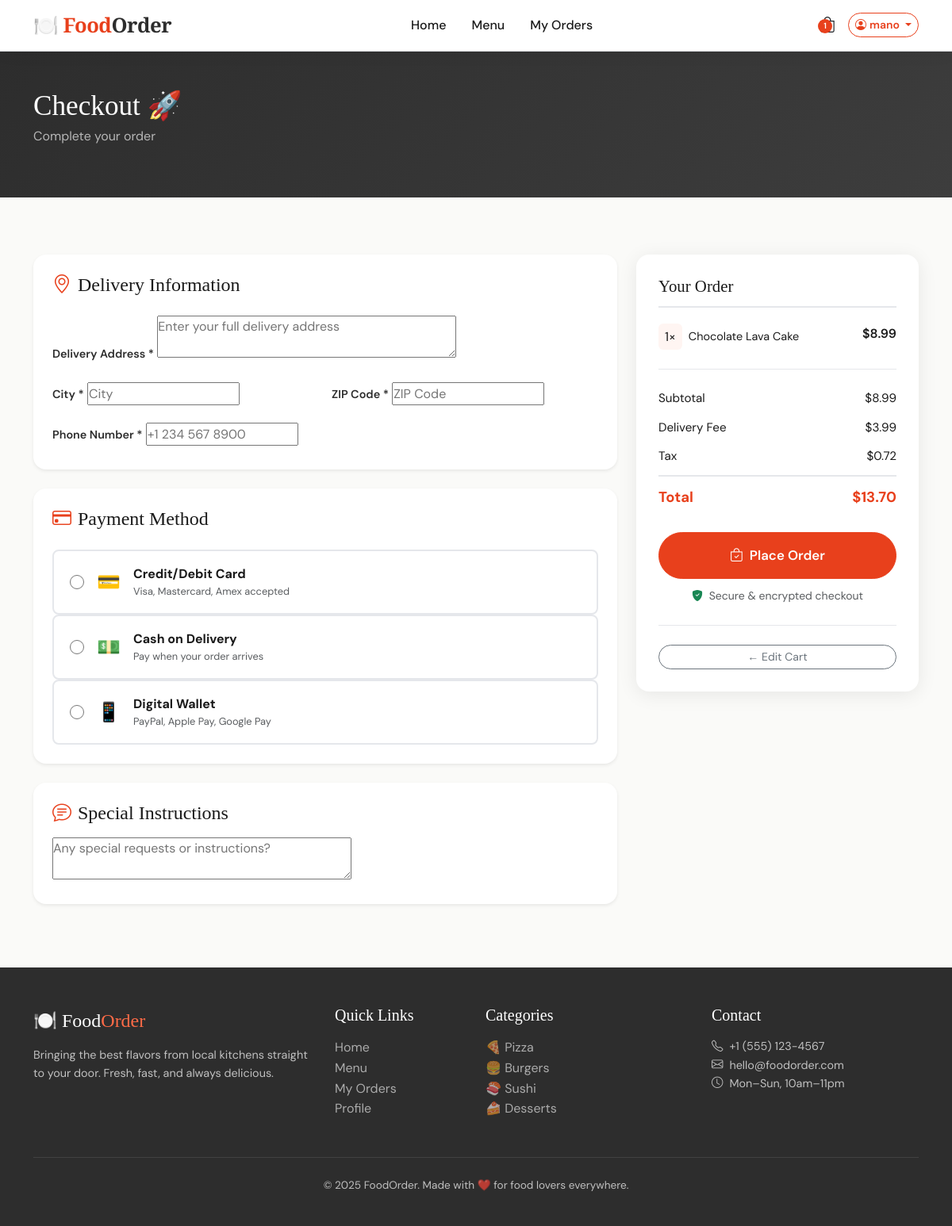
Screenshot of /checkout/ (signed in) with the database file from the repository.
### restaurant/models.py (models this page shows, shortened)
class CartItem(models.Model):
    cart = models.ForeignKey(Cart, on_delete=models.CASCADE, related_name='items')
    menu_item = models.ForeignKey(MenuItem, on_delete=models.CASCADE)
    quantity = models.PositiveIntegerField(default=1)
    special_instructions = models.TextField(blank=True)
    added_at = models.DateTimeField(auto_now_add=True)
    class Meta:
        unique_together = ('cart', 'menu_item')
    @property
    def subtotal(self):
        return self.menu_item.price * self.quantity

class MenuItem(models.Model):
    category = models.ForeignKey(Category, on_delete=models.CASCADE, related_name='items')
    name = models.CharField(max_length=200)
    description = models.TextField()
    price = models.DecimalField(max_digits=8, decimal_places=2)
    image = models.ImageField(upload_to='menu_items/', blank=True, null=True)
    is_available = models.BooleanField(default=True)
    is_featured = models.BooleanField(default=False)
    is_vegetarian = models.BooleanField(default=False)
    is_spicy = models.BooleanField(default=False)
    preparation_time = models.IntegerField(default=15, help_text='Time in minutes')
    rating = models.DecimalField(max_digits=3, decimal_places=1, default=4.0)
    total_orders = models.IntegerField(default=0)
    created_at = models.DateTimeField(auto_now_add=True)
    updated_at = models.DateTimeField(auto_now=True)
    class Meta:
        ordering = ['-is_featured', 'name']

### restaurant/views.py (the view, shortened to what this page needs)
# urls.py: path('checkout/', views.checkout, name='checkout'),
@login_required
def checkout(request):
    cart_obj, _ = Cart.objects.get_or_create(user=request.user)
    if not cart_obj.items.exists():
        messages.warning(request, 'Your cart is empty!')
        return redirect('cart')
    profile = getattr(request.user, 'profile', None)
    initial_data = {}
    if profile:
        initial_data = {
            'delivery_address': profile.address,
            'delivery_city': profile.city,
            'delivery_zip': profile.zip_code,
            'phone': profile.phone,
        }
    form = CheckoutForm(initial=initial_data)
    subtotal = cart_obj.total_price
    delivery_fee = Decimal('3.99')
    tax = subtotal * Decimal('0.08')
    total = subtotal + delivery_fee + tax
    context = {
        'cart': cart_obj,
        'form': form,
        'subtotal': subtotal,
        'delivery_fee': delivery_fee,
        'tax': tax,
        'total': total,
    }
    return render(request, 'restaurant/checkout.html', context)

### templates/restaurant/checkout.html (shortened to what this page needs)
{% extends 'base.html' %}
{% load crispy_forms_tags %}
{% block content %}
<div class="page-header">
  <div class="container">
    <h1>Checkout 🚀</h1>
    <p>Complete your order</p>
  </div>
</div>
<section class="section" style="padding-top: 2rem;">
  <div class="container">
    <form method="POST" id="checkout-form">
      <div class="row g-4">
        <div class="col-lg-8">
          <div class="bg-white rounded-4 shadow-sm p-4 mb-4">
            <h4 style="font-family: var(--font-display);" class="mb-4">
              <i class="bi bi-geo-alt text-primary me-2"></i>Delivery Information
            </h4>
            <div class="mb-3">
              <label class="form-label">Delivery Address *</label>
              {{ form.delivery_address }}
            </div>
            <div class="row g-3">
              <div class="col-md-6">
                <label class="form-label">City *</label>
                {{ form.delivery_city }}
              </div>
              <div class="col-md-6">
                <label class="form-label">ZIP Code *</label>
                {{ form.delivery_zip }}
              </div>
            </div>
            <div class="mt-3">
              <label class="form-label">Phone Number *</label>
              {{ form.phone }}
            </div>
          </div>
          <div class="bg-white rounded-4 shadow-sm p-4 mb-4">
            <h4 style="font-family: var(--font-display);" class="mb-4">
              <i class="bi bi-credit-card text-primary me-2"></i>Payment Method
            </h4>
            {% for choice in form.payment_method %}
            <label class="payment-option w-100 mb-0">
              {{ choice.tag }}
              <span class="payment-icon">
                {% if choice.data.value == 'card' %}💳
                {% elif choice.data.value == 'cash' %}💵
                {% elif choice.data.value == 'wallet' %}📱
                {% endif %}
              </span>
              <div>
                <strong>{{ choice.choice_label }}</strong>
                <div class="text-muted" style="font-size: 0.8rem;">
                  {% if choice.data.value == 'card' %}Visa, Mastercard, Amex accepted
                  {% elif choice.data.value == 'cash' %}Pay when your order arrives
                  {% elif choice.data.value == 'wallet' %}PayPal, Apple Pay, Google Pay
                  {% endif %}
                </div>
              </div>
            </label>
            {% endfor %}
          </div>
          <div class="bg-white rounded-4 shadow-sm p-4">
            <h4 style="font-family: var(--font-display);" class="mb-3">
              <i class="bi bi-chat-text text-primary me-2"></i>Special Instructions
            </h4>
            {{ form.special_instructions }}
          </div>
        </div>
        <div class="col-lg-4">
          <div class="order-summary-card">
            <h4>Your Order</h4>
            {% for item in cart.items.all %}
            <div class="d-flex justify-content-between align-items-start mb-2">
              <div class="d-flex gap-2 align-items-center">
                <span style="background: #fff5f2; border-radius: 6px; padding: 4px 8px;">
                  {{ item.quantity }}×
                </span>
                <span style="font-size: 0.9rem;">{{ item.menu_item.name }}</span>
              </div>
              <span style="font-weight: 600; white-space: nowrap;">${{ item.subtotal }}</span>
            </div>
            {% endfor %}
            <div class="divider"></div>
            <div class="summary-row">
              <span>Subtotal</span>
              <span>${{ subtotal }}</span>
            </div>
            <div class="summary-row">
              <span>Delivery Fee</span>
              <span>${{ delivery_fee }}</span>
            </div>
            <div class="summary-row">
              <span>Tax</span>
              <span>${{ tax|floatformat:2 }}</span>
            </div>
            <div class="summary-row total">
              <span>Total</span>
              <span>${{ total|floatformat:2 }}</span>
            </div>
            <button type="submit" class="btn btn-primary w-100 mt-3 py-3" style="font-size: 1.05rem;">
              <i class="bi bi-bag-check me-2"></i>Place Order
            </button>
            <div class="text-center mt-2">
              <small class="text-muted">
                <i class="bi bi-shield-fill-check text-success me-1"></i>
                Secure & encrypted checkout
              </small>
            </div>
            <div class="divider"></div>
            <a href="{% url 'cart' %}" class="btn btn-outline-secondary w-100 rounded-pill btn-sm">
              ← Edit Cart
            </a>
          </div>
        </div>
      </div>
    </form>
  </div>
</section>
{% endblock %}

### templates/base.html (shortened to what this page needs)
{% load static %}
<!DOCTYPE html>
<html lang="en">
<head>
  <link href="https://cdn.jsdelivr.net/npm/bootstrap@5.3.2/dist/css/bootstrap.min.css" rel="stylesheet">
  <link href="https://cdn.jsdelivr.net/npm/bootstrap-icons@1.11.1/font/bootstrap-icons.css" rel="stylesheet">
  <link rel="stylesheet" href="{% static 'css/main.css' %}">
</head>
<body>
<nav class="navbar navbar-expand-lg">
  <div class="container">
    <a class="navbar-brand" href="{% url 'home' %}">
      🍽️ Food<span>Order</span>
    </a>
    <div class="collapse navbar-collapse" id="navMenu">
      <ul class="navbar-nav mx-auto">
        <li class="nav-item">
          <a class="nav-link {% if request.resolver_match.url_name == 'home' %}active{% endif %}" href="{% url 'home' %}">Home</a>
        </li>
        <li class="nav-item">
          <a class="nav-link {% if request.resolver_match.url_name == 'menu' %}active{% endif %}" href="{% url 'menu' %}">Menu</a>
        </li>
        {% if user.is_authenticated %}
        <li class="nav-item">
          <a class="nav-link {% if 'order' in request.resolver_match.url_name %}active{% endif %}" href="{% url 'order_list' %}">My Orders</a>
        </li>
        {% endif %}
      </ul>
      <div class="d-flex align-items-center gap-3">
        {% if user.is_authenticated %}
          <a href="{% url 'cart' %}" class="position-relative cart-icon-link text-dark text-decoration-none">
            <span class="cart-count cart-badge" style="display: {% if cart_count > 0 %}flex{% else %}none{% endif %}">
              {{ cart_count }}
            </span>
          </a>
          <div class="dropdown">
            <button class="btn btn-outline-primary btn-sm dropdown-toggle" data-bs-toggle="dropdown">
              <i class="bi bi-person-circle me-1"></i>{{ user.first_name|default:user.username }}
            </button>
          </div>
        {% else %}
          <a href="{% url 'login' %}" class="btn btn-outline-primary btn-sm">Login</a>
          <a href="{% url 'register' %}" class="btn btn-primary btn-sm">Sign Up</a>
        {% endif %}
      </div>
    </div>
  </div>
</nav>
<main>
  {% block content %}{% endblock %}
</main>
<footer>
  <div class="container">
    <div class="row g-4">
      <div class="col-md-4">
        <div class="footer-brand">🍽️ Food<span>Order</span></div>
        <p style="font-size: 0.9rem;">Bringing the best flavors from local kitchens straight to your door. Fresh, fast, and always delicious.</p>
      </div>
      <div class="col-md-2">
        <h5>Quick Links</h5>
        <ul class="list-unstyled">
          <li><a href="{% url 'home' %}">Home</a></li>
          <li><a href="{% url 'menu' %}">Menu</a></li>
          {% if user.is_authenticated %}
          <li><a href="{% url 'order_list' %}">My Orders</a></li>
          <li><a href="{% url 'profile' %}">Profile</a></li>
          {% endif %}
        </ul>
      </div>
      <div class="col-md-3">
        <h5>Categories</h5>
        <ul class="list-unstyled">
          <li><a href="{% url 'menu' %}?category=pizza">🍕 Pizza</a></li>
          <li><a href="{% url 'menu' %}?category=burgers">🍔 Burgers</a></li>
          <li><a href="{% url 'menu' %}?category=sushi">🍣 Sushi</a></li>
          <li><a href="{% url 'menu' %}?category=desserts">🍰 Desserts</a></li>
        </ul>
      </div>
      <div class="col-md-3">
        <h5>Contact</h5>
        <p style="font-size: 0.9rem;">
          <i class="bi bi-telephone me-2"></i>+1 (555) 123-4567<br>
          <i class="bi bi-envelope me-2"></i>hello@foodorder.com<br>
          <i class="bi bi-clock me-2"></i>Mon–Sun, 10am–11pm
        </p>
      </div>
    </div>
    <div class="footer-bottom">
      <p>© 2025 FoodOrder. Made with ❤️ for food lovers everywhere.</p>
    </div>
  </div>
</footer>
</body>
</html>

### rows the page displays
CartItem: quantity "1", menu_item.name "Chocolate Lava Cake", subtotal "8.99"

### other values shown
{{ cart_count }} "1"
{{ user.first_name|default:user.username }} "mano"
{{ choice.choice_label }} "Credit/Debit Card" "Cash on Delivery" "Digital Wallet"
{{ subtotal }} "8.99"
{{ delivery_fee }} "3.99"
{{ tax|floatformat:2 }} "0.72"
{{ total|floatformat:2 }} "13.70"
